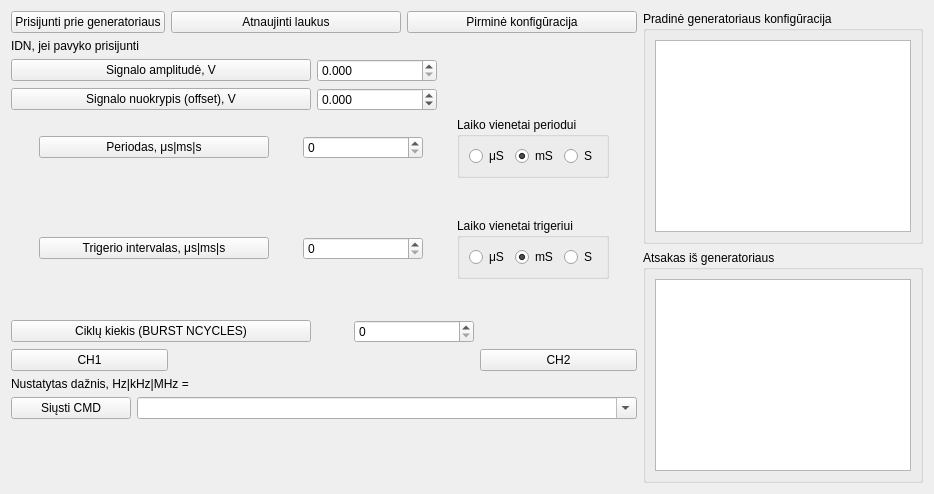
      <widget class="QWidget" name="generator_tab">
       <attribute name="title">
        <string>Generatorius</string>
       </attribute>
       <layout class="QGridLayout" name="gridLayout_20">
        <item row="0" column="0">
         <layout class="QGridLayout" name="gridLayout_16">
          <item row="0" column="0">
           <widget class="QPushButton" name="connectToGeneratorButton">
            <property name="sizePolicy">
             <sizepolicy hsizetype="Fixed" vsizetype="Fixed">
              <horstretch>0</horstretch>
              <verstretch>0</verstretch>
             </sizepolicy>
            </property>
            <property name="text">
             <string>Prisijunti prie generatoriaus</string>
            </property>
           </widget>
          </item>
          <item row="0" column="2">
           <widget class="QPushButton" name="runInitiallConfiguration_button">
            <property name="sizePolicy">
             <sizepolicy hsizetype="Preferred" vsizetype="Fixed">
              <horstretch>0</horstretch>
              <verstretch>0</verstretch>
             </sizepolicy>
            </property>
            <property name="text">
             <string>Pirminė konfigūracija</string>
            </property>
           </widget>
          </item>
          <item row="1" column="0" colspan="3">
           <widget class="QLabel" name="connection_status_label">
            <property name="sizePolicy">
             <sizepolicy hsizetype="Preferred" vsizetype="Fixed">
              <horstretch>0</horstretch>
              <verstretch>0</verstretch>
             </sizepolicy>
            </property>
            <property name="text">
             <string>IDN, jei pavyko prisijunti</string>
            </property>
           </widget>
          </item>
          <item row="0" column="1">
           <widget class="QPushButton" name="renewGeneratorInfoButton">
            <property name="text">
             <string>Atnaujinti laukus</string>
            </property>
           </widget>
          </item>
         </layout>
        </item>
        <item row="0" column="1" rowspan="4">
         <widget class="QGroupBox" name="groupBox_4">
          <property name="title">
           <string>Pradinė generatoriaus konfigūracija</string>
          </property>
          <layout class="QGridLayout" name="gridLayout_19">
           <item row="0" column="0">
            <widget class="QPlainTextEdit" name="initialConfigurationForGenerator"/>
           </item>
          </layout>
         </widget>
        </item>
        <item row="1" column="0">
         <layout class="QGridLayout" name="gridLayout_15">
          <item row="0" column="0">
           <widget class="QPushButton" name="setSignalAmplitudeButton">
            <property name="minimumSize">
             <size>
              <width>280</width>
              <height>0</height>
             </size>
            </property>
            <property name="maximumSize">
             <size>
              <width>300</width>
              <height>16777215</height>
             </size>
            </property>
            <property name="text">
             <string>Signalo amplitudė, V</string>
            </property>
           </widget>
          </item>
          <item row="0" column="1">
           <widget class="QDoubleSpinBox" name="voltageAmplitudeBox">
            <property name="minimumSize">
             <size>
              <width>120</width>
              <height>0</height>
             </size>
            </property>
            <property name="maximumSize">
             <size>
              <width>120</width>
              <height>16777215</height>
             </size>
            </property>
            <property name="locale">
             <locale language="C" country="AnyCountry"/>
            </property>
            <property name="decimals">
             <number>3</number>
            </property>
            <property name="maximum">
             <double>10.000000000000000</double>
            </property>
           </widget>
          </item>
          <item row="0" column="2">
           <spacer name="horizontalSpacer_8">
            <property name="orientation">
             <enum>Qt::Horizontal</enum>
            </property>
            <property name="sizeType">
             <enum>QSizePolicy::Fixed</enum>
            </property>
            <property name="sizeHint" stdset="0">
             <size>
              <width>200</width>
              <height>20</height>
             </size>
            </property>
           </spacer>
          </item>
          <item row="1" column="0">
           <widget class="QPushButton" name="setOffsetButton">
            <property name="minimumSize">
             <size>
              <width>300</width>
              <height>0</height>
             </size>
            </property>
            <property name="maximumSize">
             <size>
              <width>300</width>
              <height>16777215</height>
             </size>
            </property>
            <property name="text">
             <string>Signalo nuokrypis (offset), V</string>
            </property>
           </widget>
          </item>
          <item row="1" column="1">
           <widget class="QDoubleSpinBox" name="voltageOffsetBox">
            <property name="minimumSize">
             <size>
              <width>120</width>
              <height>0</height>
             </size>
            </property>
            <property name="maximumSize">
             <size>
              <width>120</width>
              <height>16777215</height>
             </size>
            </property>
            <property name="locale">
             <locale language="C" country="AnyCountry"/>
            </property>
            <property name="decimals">
             <number>3</number>
            </property>
            <property name="minimum">
             <double>-10.000000000000000</double>
            </property>
            <property name="maximum">
             <double>10.000000000000000</double>
            </property>
           </widget>
          </item>
          <item row="1" column="2">
           <spacer name="horizontalSpacer_12">
            <property name="orientation">
             <enum>Qt::Horizontal</enum>
            </property>
            <property name="sizeType">
             <enum>QSizePolicy::Fixed</enum>
            </property>
            <property name="sizeHint" stdset="0">
             <size>
              <width>200</width>
              <height>20</height>
             </size>
            </property>
           </spacer>
          </item>
         </layout>
        </item>
        <item row="2" column="0">
         <layout class="QGridLayout" name="gridLayout_13">
          <item row="0" column="0">
           <widget class="QPushButton" name="setPeriodButton">
            <property name="sizePolicy">
             <sizepolicy hsizetype="Maximum" vsizetype="Fixed">
              <horstretch>0</horstretch>
              <verstretch>0</verstretch>
             </sizepolicy>
            </property>
            <property name="minimumSize">
             <size>
              <width>230</width>
              <height>0</height>
             </size>
            </property>
            <property name="maximumSize">
             <size>
              <width>230</width>
              <height>16777215</height>
             </size>
            </property>
            <property name="text">
             <string>Periodas, μs|ms|s</string>
            </property>
           </widget>
          </item>
          <item row="0" column="1">
           <widget class="QDoubleSpinBox" name="periodBox">
            <property name="minimumSize">
             <size>
              <width>120</width>
              <height>0</height>
             </size>
            </property>
            <property name="maximumSize">
             <size>
              <width>120</width>
              <height>16777215</height>
             </size>
            </property>
            <property name="decimals">
             <number>0</number>
            </property>
            <property name="maximum">
             <double>100000.000000000000000</double>
            </property>
           </widget>
          </item>
          <item row="0" column="2">
           <widget class="QGroupBox" name="groupBox">
            <property name="sizePolicy">
             <sizepolicy hsizetype="Fixed" vsizetype="Fixed">
              <horstretch>0</horstretch>
              <verstretch>0</verstretch>
             </sizepolicy>
            </property>
            <property name="title">
             <string>Laiko vienetai periodui</string>
            </property>
            <layout class="QGridLayout" name="gridLayout_7">
             <item row="0" column="0">
              <widget class="QRadioButton" name="periodRadioButton_uS">
               <property name="text">
                <string>μS</string>
               </property>
              </widget>
             </item>
             <item row="0" column="1">
              <widget class="QRadioButton" name="periodRadioButton_mS">
               <property name="text">
                <string>mS</string>
               </property>
               <property name="checked">
                <bool>true</bool>
               </property>
              </widget>
             </item>
             <item row="0" column="2">
              <widget class="QRadioButton" name="periodradioButton_S">
               <property name="text">
                <string>S</string>
               </property>
              </widget>
             </item>
            </layout>
           </widget>
          </item>
         </layout>
        </item>
        <item row="3" column="0" rowspan="2">
         <layout class="QGridLayout" name="gridLayout_14">
          <item row="0" column="0">
           <widget class="QPushButton" name="setTriggerIntervalButton">
            <property name="maximumSize">
             <size>
              <width>230</width>
              <height>16777215</height>
             </size>
            </property>
            <property name="text">
             <string>Trigerio intervalas, μs|ms|s</string>
            </property>
           </widget>
          </item>
          <item row="0" column="1">
           <widget class="QDoubleSpinBox" name="triggerIntervalBox">
            <property name="minimumSize">
             <size>
              <width>120</width>
              <height>0</height>
             </size>
            </property>
            <property name="maximumSize">
             <size>
              <width>120</width>
              <height>16777215</height>
             </size>
            </property>
            <property name="decimals">
             <number>0</number>
            </property>
            <property name="maximum">
             <double>1000000.000000000000000</double>
            </property>
           </widget>
          </item>
          <item row="0" column="2">
           <widget class="QGroupBox" name="groupBox_2">
            <property name="sizePolicy">
             <sizepolicy hsizetype="Fixed" vsizetype="Fixed">
              <horstretch>0</horstretch>
              <verstretch>0</verstretch>
             </sizepolicy>
            </property>
            <property name="title">
             <string>Laiko vienetai trigeriui</string>
            </property>
            <layout class="QGridLayout" name="gridLayout_12">
             <item row="0" column="0">
              <widget class="QRadioButton" name="triggerInterval_uS">
               <property name="text">
                <string>μS</string>
               </property>
              </widget>
             </item>
             <item row="0" column="1">
              <widget class="QRadioButton" name="triggerInterval_mS">
               <property name="text">
                <string>mS</string>
               </property>
               <property name="checked">
                <bool>true</bool>
               </property>
              </widget>
             </item>
             <item row="0" column="2">
              <widget class="QRadioButton" name="triggerInterval_S">
               <property name="text">
                <string>S</string>
               </property>
              </widget>
             </item>
            </layout>
           </widget>
          </item>
         </layout>
        </item>
        <item row="4" column="1" rowspan="4">
         <widget class="QGroupBox" name="groupBox_3">
          <property name="title">
           <string>Atsakas iš generatoriaus</string>
          </property>
          <layout class="QGridLayout" name="gridLayout_18">
           <item row="0" column="0">
            <widget class="QPlainTextEdit" name="answersFromGeneratorTextBox"/>
           </item>
          </layout>
         </widget>
        </item>
        <item row="5" column="0">
         <layout class="QGridLayout" name="gridLayout_17">
          <item row="0" column="0" colspan="2">
           <widget class="QPushButton" name="setBurstNCyclesButton">
            <property name="minimumSize">
             <size>
              <width>300</width>
              <height>0</height>
             </size>
            </property>
            <property name="maximumSize">
             <size>
              <width>300</width>
              <height>16777215</height>
             </size>
            </property>
            <property name="text">
             <string>Ciklų kiekis (BURST NCYCLES)</string>
            </property>
           </widget>
          </item>
          <item row="1" column="0">
           <widget class="QPushButton" name="InputOutputCH1Button">
            <property name="text">
             <string>CH1</string>
            </property>
            <property name="checkable">
             <bool>true</bool>
            </property>
           </widget>
          </item>
          <item row="1" column="1" colspan="2">
           <spacer name="horizontalSpacer_9">
            <property name="orientation">
             <enum>Qt::Horizontal</enum>
            </property>
            <property name="sizeType">
             <enum>QSizePolicy::Fixed</enum>
            </property>
            <property name="sizeHint" stdset="0">
             <size>
              <width>300</width>
              <height>20</height>
             </size>
            </property>
           </spacer>
          </item>
          <item row="1" column="3">
           <widget class="QPushButton" name="InputOutputCH2Button">
            <property name="text">
             <string>CH2</string>
            </property>
            <property name="checkable">
             <bool>true</bool>
            </property>
           </widget>
          </item>
          <item row="2" column="0" colspan="4">
           <widget class="QLabel" name="label_8">
            <property name="text">
             <string>Nustatytas dažnis, Hz|kHz|MHz = </string>
            </property>
           </widget>
          </item>
          <item row="0" column="2">
           <widget class="QDoubleSpinBox" name="nCyclesBox">
            <property name="minimumSize">
             <size>
              <width>120</width>
              <height>0</height>
             </size>
            </property>
            <property name="maximumSize">
             <size>
              <width>120</width>
              <height>16777215</height>
             </size>
            </property>
            <property name="decimals">
             <number>0</number>
            </property>
            <property name="maximum">
             <double>10000000.000000000000000</double>
            </property>
           </widget>
          </item>
         </layout>
        </item>
        <item row="6" column="0">
         <layout class="QGridLayout" name="gridLayout_6">
          <property name="sizeConstraint">
           <enum>QLayout::SetFixedSize</enum>
          </property>
          <item row="0" column="0">
           <widget class="QPushButton" name="sendCustomCmd_gen_button">
            <property name="maximumSize">
             <size>
              <width>120</width>
              <height>16777215</height>
             </size>
            </property>
            <property name="text">
             <string>Siųsti CMD</string>
            </property>
           </widget>
          </item>
          <item row="0" column="1">
           <widget class="QComboBox" name="cmd_custom_for_generator">
            <property name="minimumSize">
             <size>
              <width>300</width>
              <height>0</height>
             </size>
            </property>
            <property name="editable">
             <bool>true</bool>
            </property>
            <property name="maxVisibleItems">
             <number>25</number>
            </property>
           </widget>
          </item>
         </layout>
        </item>
        <item row="7" column="0">
         <spacer name="verticalSpacer">
          <property name="orientation">
           <enum>Qt::Vertical</enum>
          </property>
          <property name="sizeType">
           <enum>QSizePolicy::Preferred</enum>
          </property>
          <property name="sizeHint" stdset="0">
           <size>
            <width>20</width>
            <height>5</height>
           </size>
          </property>
         </spacer>
        </item>
       </layout>
      </widget>
